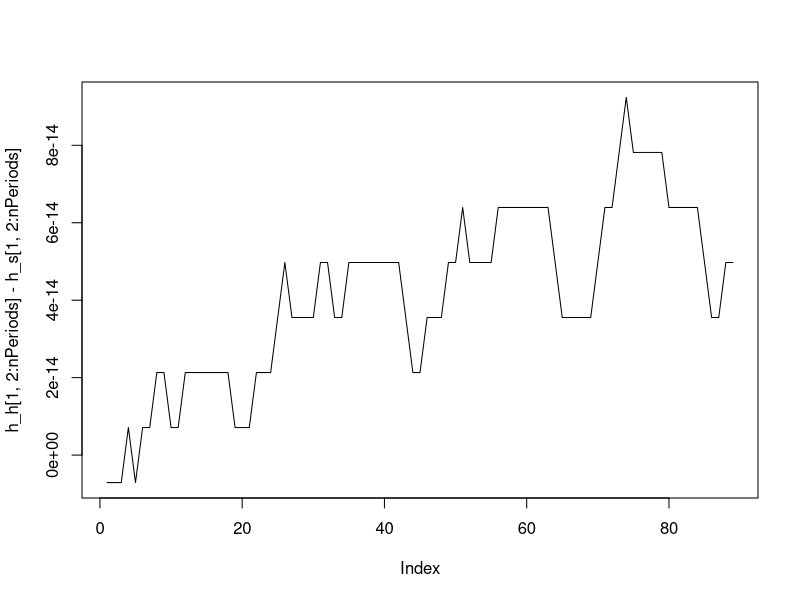
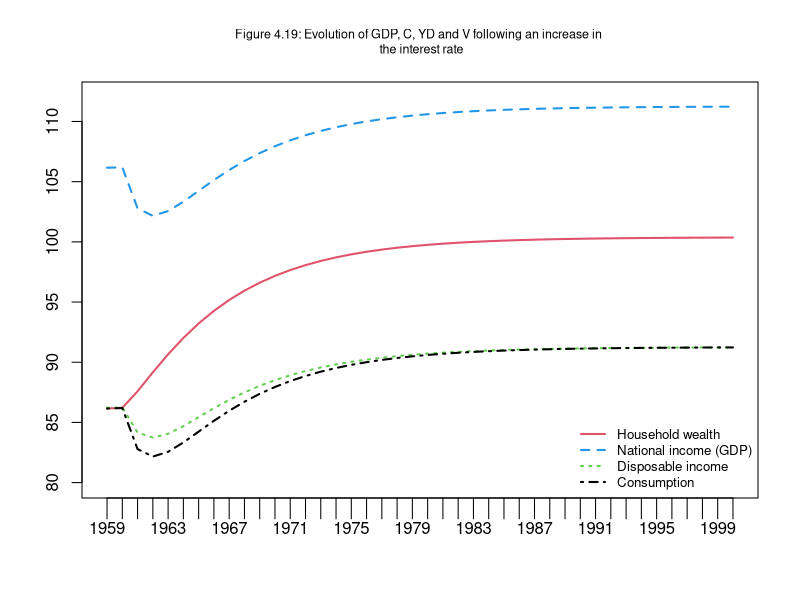
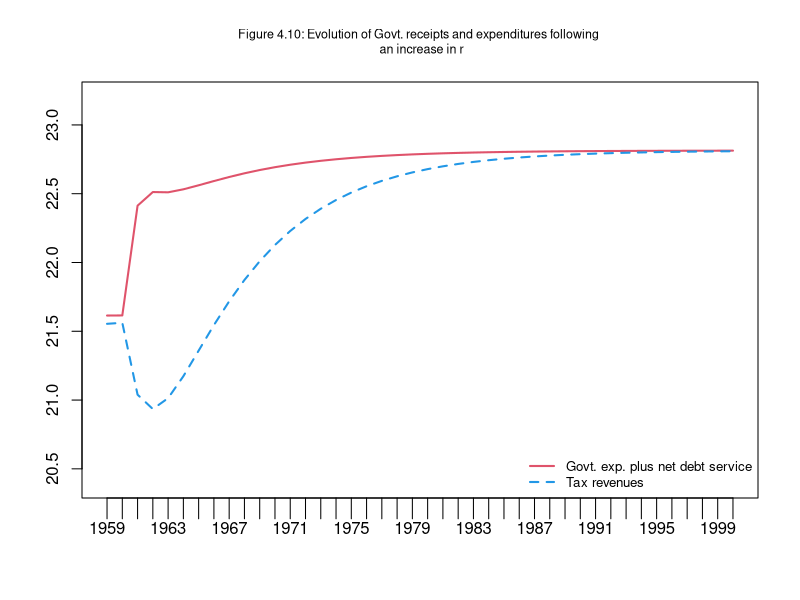

Here is the R script that generated these plots, in order:
#PCEX2 model for R
#from Wynne Godley and Marc Lavoie
#Monetary Economics
#Chapter 4 

#Version: 3 June 2019

#STEP 1: Clear the workspace and define the number of periods and scenarios
rm(list=ls(all=TRUE))
#Number of periods
nPeriods = 90
#Number of scenarios
nScenarios=3 

#STEP 2: 
#Variables
#Government bills held by Central Bank
b_cb=matrix(data=21.576,nrow=nScenarios,ncol=nPeriods)
#Government bills held by households
b_h=matrix(data=64.865,nrow=nScenarios,ncol=nPeriods) 
#Government bills supplied by government
b_s=matrix(data=21.576+64.865,nrow=nScenarios,ncol=nPeriods) 
#Consumption goods
cons=matrix(data=0,nrow=nScenarios,ncol=nPeriods) 
#Government goods
g=matrix(data=20,nrow=nScenarios,ncol=nPeriods) 
#Cash money held by households
h_h=matrix(data=21.62,nrow=nScenarios,ncol=nPeriods) 
#Cash money supplied by central bank
h_s=matrix(data=21.62,nrow=nScenarios,ncol=nPeriods) 
#Interest rate on government bills
r=matrix(data=0.025,nrow=nScenarios,ncol=nPeriods) 
#Interest rate as policy instrument
r_bar=matrix(data=0.025,nrow=nScenarios,ncol=nPeriods) 
#Taxes
t=matrix(data=0,nrow=nScenarios,ncol=nPeriods) 
#Households wealth
v=matrix(data=64.865+21.62,nrow=nScenarios,ncol=nPeriods) 
#Income = GDP
y=matrix(data=0,nrow=nScenarios,ncol=nPeriods) 
#Disposable income of households
yd=matrix(data=90,nrow=nScenarios,ncol=nPeriods) 
#Expexted disposable income of households
yd_e=matrix(data=0,nrow=nScenarios,ncol=nPeriods) 
#Expexted wealth of households
v_e=matrix(data=0,nrow=nScenarios,ncol=nPeriods) 
#Propensity to consume out of income
alpha1=matrix(data=0.6,nrow=nScenarios,ncol=nPeriods) 
#Demand for government bills
b_d=matrix(data=0,nrow=nScenarios,ncol=nPeriods) 
#Demand for cash
h_d=matrix(data=0,nrow=nScenarios,ncol=nPeriods) 


#STEP 3: Set values for parameters and exogenous variables (excluding shocks)
#alpha1=0.6
alpha2=0.4
lambda0 = 0.635
lambda1 = 5
lambda2 = 0.01
theta=0.2
alpha10 = 0.7
iota = 4

#Choose scenario
for (j in 1:nScenarios){
  
  #Define time loop
  for (i in 2:nPeriods){
    
    #Define iterations
    for (iterations in 1:100){
      
      #Introduce shocks
      if (i>=10 && j==2){
        r_bar[j,i]=0.035
      }
      
      #STEP 5: Model     
      
      #Determination of output - eq. 4.1
      y[j,i] = cons[j,i] + g[j,i]
      
      #Disposable income - eq. 4.2
      yd[j,i] = y[j,i] - t[j,i] + r[j,i-1]*b_h[j,i-1]
      
      #Tax payments - eq. 4.3
      t[j,i] = theta*(y[j,i] + r[j,i-1]*b_h[j,i-1])
      
      #Wealth accumulation - eq. 4.4
      v[j,i] = v[j,i-1] + (yd[j,i] - cons[j,i])
      
      #Consumption function - eq. 4.5e
      cons[j,i] = alpha1[j,i]*yd_e[j,i] + alpha2*v[j,i-1]
      
      #Demand for government bills - eq. 4.7e
      b_d[j,i] = v_e[j,i]*(lambda0 + lambda1*r[j,i] - lambda2*(yd_e[j,i]/v_e[j,i]))
      
      #Demand for cash money - eq. 4.13
      h_d[j,i] = v_e[j,i] - b_d[j,i]
      
      #Expected wealth - eq. 4.14
      v_e[j,i] = v[j,i-1] + (yd_e[j,i] - cons[j,i])
      
      #Cash money - eq. 4.6
      h_h[j,i] = v[j,i] - b_h[j,i]
      
      #Government bills held by households - eq. 4.15
      b_h[j,i] = b_d[j,i]
      
      #Supply of government bills - eq. 4.8
      b_s[j,i] = b_s[j,i-1] + (g[j,i] + r[j,i-1]*b_s[j,i-1]) - (t[j,i] + r[j,i-1]*b_cb[j,i-1])
      
      #Supply of cash - eq. 4.9
      h_s[j,i] = h_s[j,i-1]+b_cb[j,i]-b_cb[j,i-1]
      
      #Government bills held by the central bank - eq. 4.10
      b_cb[j,i] = b_s[j,i] - b_h[j,i]
      
      #Interest rate as policy instrument - eq. 4.11
      r[j,i] = r_bar[j,i]
      
      #Expected dispsable income - eq. 4.16
      yd_e[j,i] = yd[j,i-1]
      
      #Propensity to consume out of income - eq. 4.31
      alpha1[j,i] = alpha10 - iota*r[j,i-1]
      
      
        }
      }
    }

#STEP 5: Consistency check (redundant equation)

plot(h_h[1,2:nPeriods]-h_s[1,2:nPeriods], type="l") #, ylim = range(-5,5))

#STEP 6: Create and display graphs

x=c("1959":"2000")

#Figure 4.9
plot(v[2,9:50],xaxt='n',type="l",col="2",lwd=2,lty=1,font.main=1,cex.main=0.75,main="Figure 4.19: Evolution of GDP, C, YD and V following an increase in \n the interest rate",ylab = NA,xlab = NA,ylim=range(80,112))
lines(y[2,9:50],type="l",lwd=2,lty=2,col="4",ylab=NA, xlab=NA)
lines(yd[2,9:50],type="l",lwd=2,lty=3,col="3",ylab=NA, xlab=NA)
lines(cons[2,9:50],type="l",lwd=2,lty=4,col="1",ylab=NA, xlab=NA)
legend("bottomright",c("Household wealth","National income (GDP)","Disposable income","Consumption"),  bty = "n", cex = 0.8, lty=c(1,2,3,4), lwd=c(2,2,2,2), col = c(2,4,3,1), box.lwd=0)
axis(side=1,at=1:42,labels=x,tck=-0.05)

#Figure 4.10
plot(g[2,9:50]+r[2,8:49]*b_h[2,8:49],xaxt='n',type="l",col="2",lwd=2,lty=1,font.main=1,cex.main=0.75,main="Figure 4.10: Evolution of Govt. receipts and expenditures following \n an increase in r",ylab = NA,xlab = NA,ylim=range(20.4,23.2))
lines(t[2,9:50],type="l",lwd=2,lty=2,col="4",ylab=NA, xlab=NA)
legend("bottomright",c("Govt. exp. plus net debt service","Tax revenues"),  bty = "n", cex = 0.8, lty=c(1,2), lwd=c(2,2), col = c(2,4), box.lwd=0)
axis(side=1,at=1:42,labels=x,tck=-0.05)

